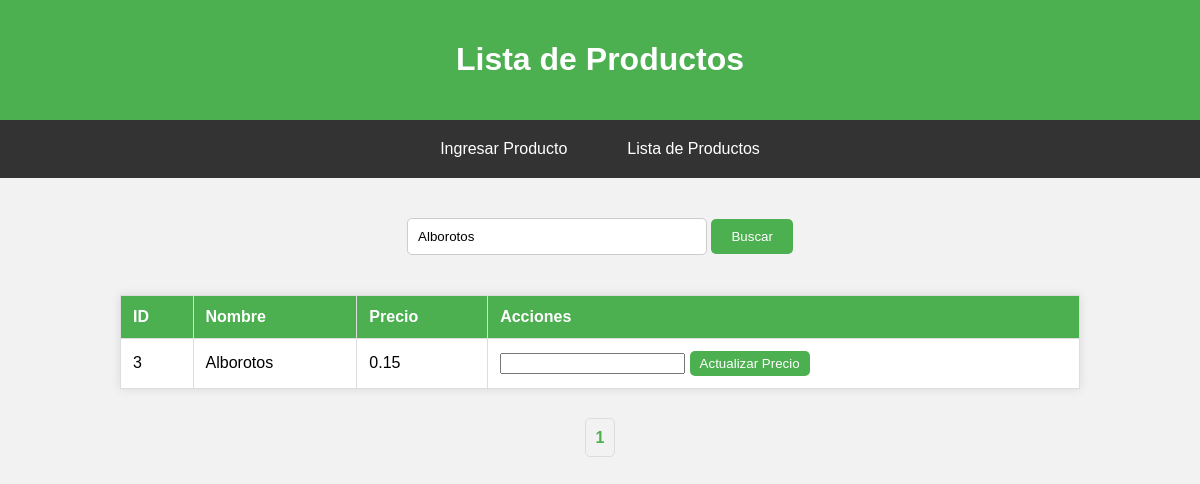
The app's page /index.php?busqueda=Alborotos with its own data.
### tables this page shows
CREATE TABLE `productos` (
  `id` int(5) NOT NULL,
  `nombre` varchar(50) NOT NULL,
  `precio` varchar(50) NOT NULL
);

### index.php (the view, shortened to what this page needs)
<?php
include 'conexiondb.php';
$resultados_por_pagina = 10;
$pagina = isset($_GET['pagina']) ? (int)$_GET['pagina'] : 1;
$busqueda = isset($_GET['busqueda']) ? $_GET['busqueda'] : '';
$offset = ($pagina - 1) * $resultados_por_pagina;
$sql_count = "SELECT COUNT(*) AS total FROM productos";
if (!empty($busqueda)) {
    $sql_count .= " WHERE nombre LIKE '%$busqueda%'";
}
$total_resultados = $conn->query($sql_count)->fetch_assoc()['total'];
$total_paginas = ceil($total_resultados / $resultados_por_pagina);
$sql = "SELECT id, nombre, precio FROM productos";
if (!empty($busqueda)) {
    $sql .= " WHERE nombre LIKE '%$busqueda%'";
}
$sql .= " LIMIT $offset, $resultados_por_pagina";
$result = $conn->query($sql);
?>
<!DOCTYPE html>
<html lang="es">
<head>
</head>
<body>
    <div class="header">
        <h1>Lista de Productos</h1>
    </div>
    <div class="menu">
        <a href="inicio.html">Ingresar Producto</a>
        <a href="index.php">Lista de Productos</a>
    </div>
    <div class="search-container">
        <form action="" method="GET">
            <input type="text" name="busqueda" placeholder="Buscar producto..." value="<?php echo htmlspecialchars($busqueda); ?>">
            <input type="submit" value="Buscar">
        </form>
    </div>
    <table>
        <thead>
            <tr>
                <th>ID</th>
                <th>Nombre</th>
                <th>Precio</th>
                <th>Acciones</th>
            </tr>
        </thead>
        <tbody>
            <?php if ($result->num_rows > 0): ?>
                <?php while($row = $result->fetch_assoc()): ?>
                    <tr>
                        <td><?php echo $row["id"]; ?></td>
                        <td><?php echo $row["nombre"]; ?></td>
                        <td><?php echo $row["precio"]; ?></td>
                        <td>
                            <form action="actualizar_precio.php" method="POST" style="display:inline;">
                                <input type="number" name="nuevo_precio" step="0.01" required>
                                <button type="submit" class="update-button">Actualizar Precio</button>
                            </form>
                        </td>
                    </tr>
                <?php endwhile; ?>
            <?php else: ?>
                <tr>
                    <td colspan="4">No hay productos disponibles</td>
                </tr>
            <?php endif; ?>
        </tbody>
    </table>
    <div class="pagination">
        <?php for ($i = 1; $i <= $total_paginas; $i++): ?>
            <a href="?pagina=<?php echo $i; ?>&busqueda=<?php echo htmlspecialchars($busqueda); ?>" <?php if ($i == $pagina) echo 'style="font-weight:bold;"'; ?>><?php echo $i; ?></a>
        <?php endfor; ?>
    </div>
</body>
</html>

### index.php (style rules this page uses)
body { font-family: Arial, sans-serif; background-color: #f2f2f2; display: flex; flex-direction: column; justify-content: flex-start; align-items: center; height: 100vh; margin: 0; }
.header { width: 100%; background-color: #4CAF50; color: white; padding: 20px; text-align: center; border-radius: 10px; box-shadow: 0 4px 8px rgba(0, 0, 0, 0.1); }
.menu { width: 100%; display: flex; justify-content: center; background-color: #333; padding: 10px 0; margin-bottom: 20px; }
.menu a { text-decoration: none; color: white; padding: 10px 20px; margin: 0 10px; border-radius: 5px; transition: background-color 0.3s ease; }
.search-container { margin: 20px 0; }
.search-container input[type="text"] { padding: 10px; width: 300px; border: 1px solid #ccc; border-radius: 5px; box-sizing: border-box; }
.search-container input[type="submit"] { padding: 10px 20px; background-color: #4CAF50; color: white; border: none; border-radius: 5px; cursor: pointer; }
table { width: 80%; border-collapse: collapse; margin: 20px 0; box-shadow: 0 0 10px rgba(0, 0, 0, 0.1); background-color: #fff; }
table, th, td { border: 1px solid #ddd; }
th, td { padding: 12px; text-align: left; }
th { background-color: #4CAF50; color: white; }
.pagination { margin: 20px 0; }
.pagination a { text-decoration: none; color: #4CAF50; padding: 10px; border: 1px solid #ddd; margin: 0 5px; border-radius: 5px; transition: background-color 0.3s ease; }
.update-button { background-color: #4CAF50; color: white; border: none; padding: 5px 10px; border-radius: 5px; cursor: pointer; transition: background-color 0.3s ease; }

### records on screen
productos: id "3", nombre "Alborotos", precio "0.15"
